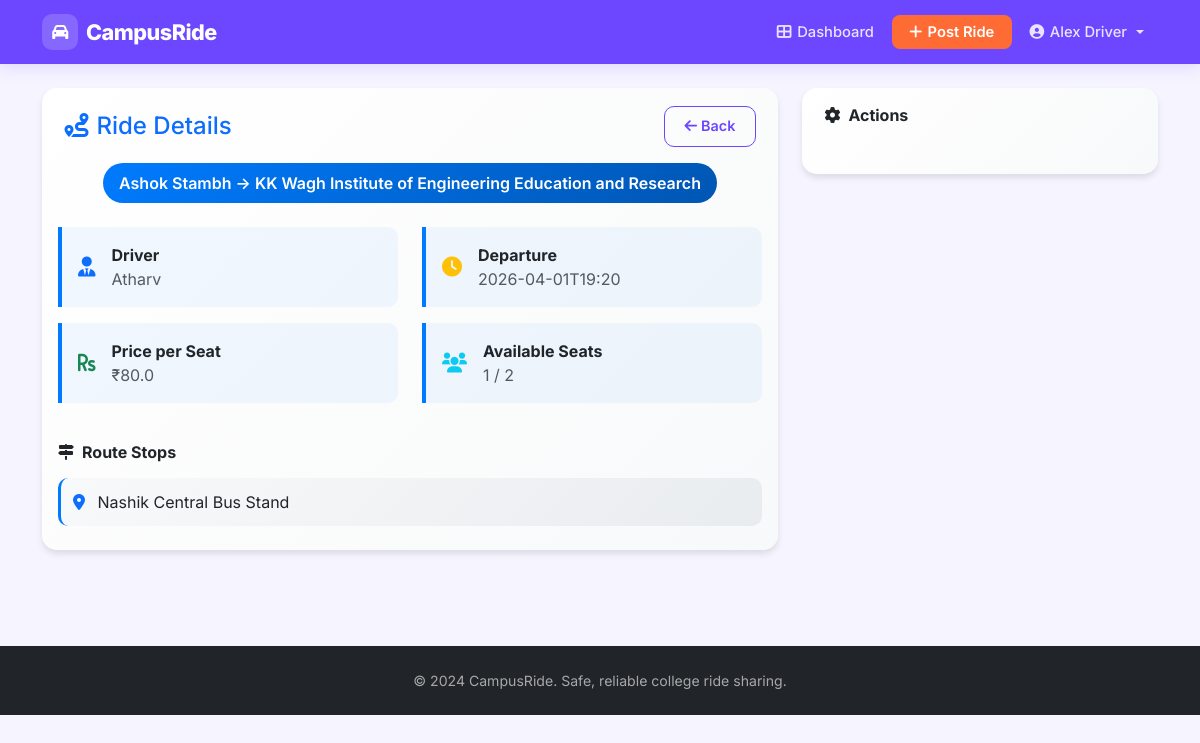
The page /ride-details/13 (signed in) on the database its author committed.
### app.py (models this page shows)
class Ride(db.Model):
    __tablename__ = 'rides'
    id = db.Column(db.Integer, primary_key=True)
    driver_email = db.Column(db.String(255), db.ForeignKey('users.email'), nullable=False)
    driver_name = db.Column(db.String(255), nullable=False)
    origin = db.Column(db.Text, nullable=False)
    destination = db.Column(db.Text, nullable=False)
    departure_time = db.Column(db.String(50), nullable=False)
    seats_available = db.Column(db.Integer, nullable=False)
    price_per_seat = db.Column(db.Numeric(10, 2), default=0.00)
    route_waypoints = db.Column(db.Text)
    ride_status = db.Column(db.String(50), default='active')
    completed_at = db.Column(db.String(50))
    distance_km = db.Column(db.Numeric(5, 2), default=0.00)
    created_at = db.Column(db.String(50), nullable=False)
    bookings = db.relationship('Booking', backref='ride', lazy=True, cascade='all, delete-orphan')
    messages = db.relationship('ChatMessage', backref='ride', lazy=True, cascade='all, delete-orphan')

### app.py (the view)
@app.route('/ride-details/<int:ride_id>')
def ride_details(ride_id):
    if 'email' not in session:
        flash('You must be logged in to view ride details.', 'error')
        return redirect(url_for('login'))
    ride = Ride.query.get(ride_id)
    if not ride:
        flash('Ride not found.', 'error')
        return redirect(url_for('dashboard'))
    ride_dict = ride_to_dict(ride)
    booked_seats = len(ride.bookings)
    ride_dict['booked_seats'] = booked_seats
    ride_dict['available_seats'] = ride_dict['seats_available'] - booked_seats
    ride_dict['passengers'] = [
        {'passenger_name': b.passenger_name, 'passenger_email': b.passenger_email, 'booked_at': b.booked_at}
        for b in ride.bookings
    ]
    ride_dict = parse_waypoints(ride_dict)
    return render_template('ride_details.html',
                           ride=ride_dict,
                           role=session.get('role'),
                           email=session.get('email'))

### app.py (called while the page is built)
def parse_waypoints(ride_dict):
    wp = ride_dict.get('route_waypoints')
    if wp:
        try:
            ride_dict['route_waypoints'] = json.loads(wp)
        except (json.JSONDecodeError, TypeError):
            ride_dict['route_waypoints'] = []
    else:
        ride_dict['route_waypoints'] = []
    return ride_dict

def ride_to_dict(ride):
    d = {c.name: getattr(ride, c.name) for c in ride.__table__.columns}
    d['price_per_seat'] = float(d['price_per_seat'] or 0)
    d['distance_km'] = float(d['distance_km'] or 0)
    d['amount_paid'] = float(d.get('amount_paid') or 0) if 'amount_paid' in d else 0
    return d

### templates/ride_details.html (shortened to what this page needs)
{% extends "layout.html" %}
{% block content %}
<div class="container py-4">
    <div class="row">
        <div class="col-lg-8">
            <div class="card detail-card mb-4">
                <div class="card-header bg-transparent border-0 pb-0">
                    <div class="d-flex justify-content-between align-items-center">
                        <h4 class="mb-0 text-primary">
                            <i class="fas fa-route me-2"></i>Ride Details
                        </h4>
                        <a href="{{ url_for('dashboard') }}" class="btn btn-outline-primary">
                            <i class="fas fa-arrow-left me-1"></i>Back
                        </a>
                    </div>
                </div>
                <div class="card-body">
                    <div class="text-center mb-4">
                        <div class="route-badge d-inline-block">
                            {{ ride.origin }} → {{ ride.destination }}
                        </div>
                    </div>
                    <div class="row">
                        <div class="col-md-6">
                            <div class="info-item">
                                <div class="d-flex align-items-center">
                                    <i class="fas fa-user-tie text-primary fa-lg me-3"></i>
                                    <div>
                                        <div class="fw-bold">Driver</div>
                                        <div class="text-muted">{{ ride.driver_name }}</div>
                                    </div>
                                </div>
                            </div>
                        </div>
                        <div class="col-md-6">
                            <div class="info-item">
                                <div class="d-flex align-items-center">
                                    <i class="fas fa-clock text-warning fa-lg me-3"></i>
                                    <div>
                                        <div class="fw-bold">Departure</div>
                                        <div class="text-muted">{{ ride.departure_time }}</div>
                                    </div>
                                </div>
                            </div>
                        </div>
                        <div class="col-md-6">
                            <div class="info-item">
                                <div class="d-flex align-items-center">
                                    <i class="fas fa-rupee-sign text-success fa-lg me-3"></i>
                                    <div>
                                        <div class="fw-bold">Price per Seat</div>
                                        <div class="text-muted">₹{{ ride.price_per_seat }}</div>
                                    </div>
                                </div>
                            </div>
                        </div>
                        <div class="col-md-6">
                            <div class="info-item">
                                <div class="d-flex align-items-center">
                                    <i class="fas fa-users text-info fa-lg me-3"></i>
                                    <div>
                                        <div class="fw-bold">Available Seats</div>
                                        <div class="text-muted">{{ ride.available_seats }} / {{ ride.seats_available }}</div>
                                    </div>
                                </div>
                            </div>
                        </div>
                    </div>
                    {% if ride.route_waypoints %}
                    <div class="mt-4">
                        <h6 class="fw-bold mb-3">
                            <i class="fas fa-map-signs me-2"></i>Route Stops
                        </h6>
                        {% for waypoint in ride.route_waypoints %}
                        <div class="waypoint-item">
                            <i class="fas fa-map-marker-alt text-primary me-2"></i>
                            {{ waypoint }}
                        </div>
                        {% endfor %}
                    </div>
                    {% endif %}
                </div>
            </div>
        </div>
        <div class="col-lg-4">
            <div class="card detail-card mb-4">
                <div class="card-header bg-transparent border-0">
                    <h6 class="mb-0 fw-bold">
                        <i class="fas fa-cog me-2"></i>Actions
                    </h6>
                </div>
                <div class="card-body">
                </div>
            </div>
        </div>
    </div>
</div>
{% endblock %}

### templates/layout.html (style rules this page uses)
:root { --primary-color: #6c47ff; --primary-dark: #4f2fe0; --primary-light: #ede9ff; --accent-color: #ff6b35; --accent-dark: #e85520; --secondary-color: #64748b; --success-color: #10b981; --danger-color: #ef4444; --warning-color: #f59e0b; --bg-color: #f5f4ff; --card-bg: #ffffff; --text-primary: #1e1b4b; --text-muted: #6b7280; --border-color: #e5e7eb; --navbar-height: 64px; }
* { box-sizing: border-box; }
body { font-family: 'Inter', -apple-system, BlinkMacSystemFont, sans-serif; background-color: var(--bg-color); color: var(--text-primary); opacity: 0; animation: pageLoad 0.4s ease forwards; }
.card { border: 1px solid var(--border-color); box-shadow: 0 2px 12px rgba(108,71,255,0.06); border-radius: 16px; background: var(--card-bg); }
.card-header { background: transparent; border-bottom: 1px solid var(--border-color); padding: 1.1rem 1.4rem; border-radius: 16px 16px 0 0 !important; }
.btn { border-radius: 10px; font-weight: 600; font-size: 0.9rem; padding: 0.55rem 1.2rem; transition: all 0.2s ease; border: none; }
.btn-outline-primary { border: 1.5px solid var(--primary-color); color: var(--primary-color); background: transparent; }

### templates/ride_details.html (style rules this page uses)
.detail-card { background: linear-gradient(135deg, #ffffff 0%, #f8f9fa 100%); border: none; box-shadow: 0 4px 6px rgba(0, 0, 0, 0.1); border-radius: 15px; }
.route-badge { background: linear-gradient(135deg, #007bff, #0056b3); color: white; padding: 0.5rem 1rem; border-radius: 25px; font-weight: 600; }
.info-item { background: rgba(0, 123, 255, 0.05); border-left: 4px solid #007bff; padding: 1rem; border-radius: 0 10px 10px 0; margin-bottom: 1rem; }
.waypoint-item { background: linear-gradient(135deg, #f8f9fa, #e9ecef); border-radius: 10px; padding: 0.75rem; margin-bottom: 0.5rem; border-left: 3px solid #007bff; }

### rows shown on the page
Ride: origin "Ashok Stambh", destination "KK Wagh Institute of Engineering Education and Research", driver_name "Atharv", departure_time "2026-04-01T19:20"

### other values the page prints
{{ session.name }} "Alex Driver"
{{ ride.price_per_seat }} "80.0"
{{ ride.available_seats }} "1"
{{ ride.seats_available }} "2"
{{ waypoint }} "Nashik Central Bus Stand"
